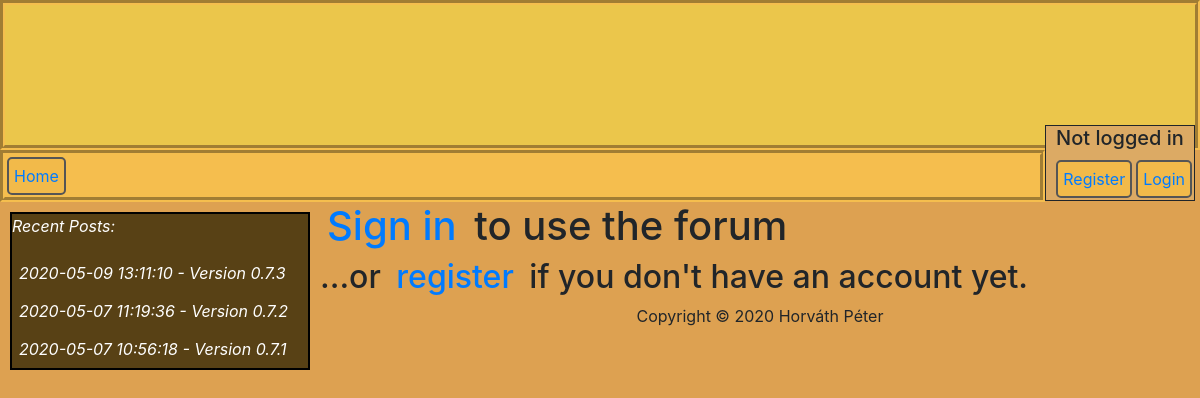
The page / on the database its author committed.
### tables this page shows
CREATE TABLE `posts` (
  `id` int(11) NOT NULL,
  `uid` int(11) NOT NULL,
  `title` varchar(250) NOT NULL,
  `content` varchar(500) NOT NULL,
  `date` datetime NOT NULL
);

### protected/database.php (called while the page is built, shortened)
<?php
function getConnection() {
    $connection = new PDO(DB_TYPE.':host='.DB_HOST.';dbname='.DB_NAME.';',DB_USER, DB_PASS);
    $connection->exec("SET NAMES '".DB_CHARSET."'");
    return $connection;
}
function getList($queryString, $queryParams = []) {
    $connection = getConnection();
    $statement = $connection->prepare($queryString);
    $success = $statement->execute($queryParams);
    $result = $success ? $statement->fetchAll(PDO::FETCH_ASSOC) : [];
    return $result;
}
?>

### protected/userManager.php (called while the page is built, shortened)
<?php
function IsUserLoggedIn()
{
    return $_SESSION != null && array_key_exists('uid',$_SESSION) && is_numeric($_SESSION['uid']);
}
?>

### protected/normal/home.php (the view, shortened to what this page needs)
<div id="recentPosts">
    <table>
        <?php $query="SELECT date,title FROM posts ORDER BY date desc";
            $recentPost=getList($query);
        ?>
        <p>
        <?php for ($i=0; $i < 3; $i++) : ?>
            <tr><a id="recentLink" href="index.php?P=forum"><?=$recentPost[$i]['date']?> - <?=$recentPost[$i]['title']?></a></tr>
        <?php endfor; ?>
    </table>
</div>
<?php if(IsUserLoggedIn()) : ?>
    <h1>Welcome <?=$_SESSION['last_name']?> <?=$_SESSION['first_name']?></h1>
<?php else : ?>
    <h1><a id="notLoggedIn" href="index.php?P=login">Sign in</a> to use the forum</h1>
    <h2>...or <a id="notLoggedIn" href="index.php?P=register">register</a> if you don't have an account yet.</h2>
<?php endif; ?>

### public/style.css (style rules this page uses)
body { background-color: rgb(221, 161, 81); }
a { background-color: #F2BA4A; padding: 5px; float: left; border-style: solid; border-color: #555555; border-width: 2px; border-radius: 5px; margin: 2px; }
#recentPosts { width: 300px; background-color: rgb(88, 65, 21); border-style: solid; border-color: black; border-width: 2px; margin: 10px; float: left; font-style: oblique; color: white; overflow: auto; }
#recentLink { color: white; background-color: unset; border: unset; }
#notLoggedIn { background-color: unset; border: unset; float: unset; }

### rows shown on the page
posts: date "2020-05-09 13:11:10", title "Version 0.7.3"
posts: date "2020-05-07 11:19:36", title "Version 0.7.2"
posts: date "2020-05-07 10:56:18", title "Version 0.7.1"
